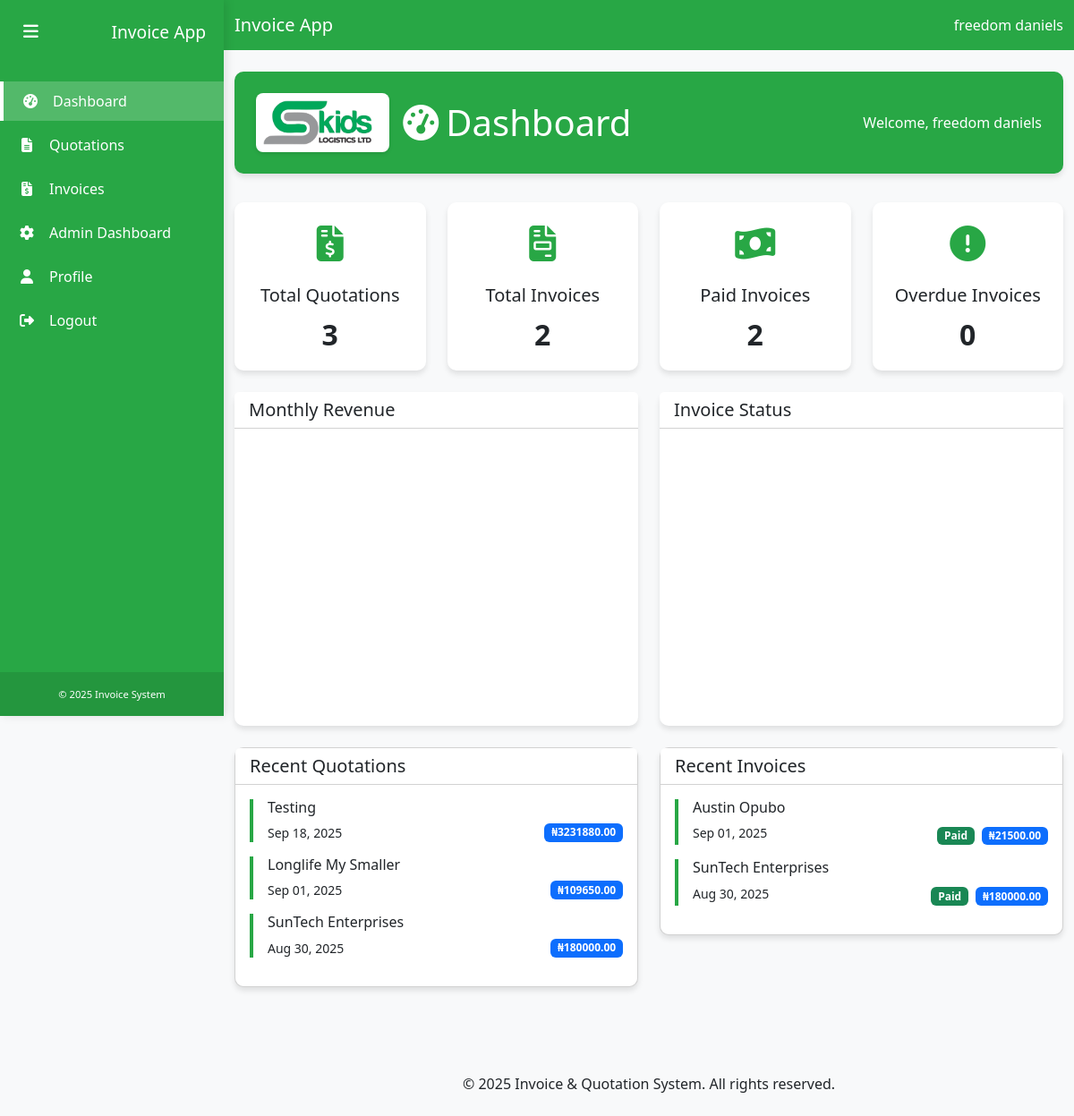
The app's page /dashboard/ (signed in) with its own data.
### users/models.py (models this page shows, shortened)
class CustomUser(AbstractUser):
    ROLE_CHOICES = (
        ('Admin', 'Admin'),
        ('User', 'User'),
    )
    email = models.EmailField(_('email address'), unique=True)
    role = models.CharField(max_length=10, choices=ROLE_CHOICES, default='User')
    profile_picture = models.ImageField(upload_to='profile_pics/', null=True, blank=True)
    USERNAME_FIELD = 'email'
    REQUIRED_FIELDS = ['first_name', 'last_name']
    objects = CustomUserManager()

### quotations/models.py (models this page shows, shortened)
class Quotation(models.Model):
    CURRENCY_CHOICES = [
        ('NGN', 'Nigerian Naira (₦)'),
        ('USD', 'US Dollar ($)'),
        ('EUR', 'Euro (€)'),
        ('GBP', 'British Pound (£)'),
        ('CAD', 'Canadian Dollar (C$)'),
        ('AUD', 'Australian Dollar (A$)'),
    ]
    user = models.ForeignKey(settings.AUTH_USER_MODEL, on_delete=models.CASCADE)
    quotation_number = models.CharField(max_length=100, verbose_name="Quotation Number", null=True, blank=True)
    client_name = models.CharField(max_length=255)
    rfq_number = models.CharField(max_length=100, blank=True, null=True, verbose_name="Request for Quotation Number")
    vessel_name = models.CharField(max_length=255, blank=True, null=True, verbose_name="Vessel Name")
    currency = models.CharField(max_length=3, choices=CURRENCY_CHOICES, default='NGN', verbose_name="Currency")
    items = models.ManyToManyField(Item)
    subtotal = models.DecimalField(max_digits=10, decimal_places=2)
    vat_percentage = models.DecimalField(max_digits=5, decimal_places=2, default=7.5)
    vat_amount = models.DecimalField(max_digits=10, decimal_places=2)
    total = models.DecimalField(max_digits=10, decimal_places=2)
    date_created = models.DateTimeField(default=timezone.now)
    notes = models.TextField(blank=True, null=True, verbose_name="Additional Notes")

### invoices/models.py (models this page shows, shortened)
class Invoice(models.Model):
    STATUS_CHOICES = (
        ('Pending', 'Pending'),
        ('Paid', 'Paid'),
        ('Overdue', 'Overdue'),
    )
    CURRENCY_CHOICES = [
        ('NGN', 'Nigerian Naira (₦)'),
        ('USD', 'US Dollar ($)'),
        ('EUR', 'Euro (€)'),
        ('GBP', 'British Pound (£)'),
        ('CAD', 'Canadian Dollar (C$)'),
        ('AUD', 'Australian Dollar (A$)'),
    ]
    user = models.ForeignKey(settings.AUTH_USER_MODEL, on_delete=models.CASCADE)
    invoice_number = models.CharField(max_length=100, verbose_name="Invoice Number", null=True, blank=True)
    client_name = models.CharField(max_length=255)
    currency = models.CharField(max_length=3, choices=CURRENCY_CHOICES, default='NGN', verbose_name="Currency")
    items = models.ManyToManyField(Item)
    subtotal = models.DecimalField(max_digits=10, decimal_places=2)
    vat_percentage = models.DecimalField(max_digits=5, decimal_places=2, default=7.5)
    vat_amount = models.DecimalField(max_digits=10, decimal_places=2)
    total = models.DecimalField(max_digits=10, decimal_places=2)
    date_created = models.DateTimeField(default=timezone.now)
    due_date = models.DateField()
    status = models.CharField(max_length=10, choices=STATUS_CHOICES, default='Pending')
    notes = models.TextField(blank=True, null=True)
    def is_overdue(self):
        return self.due_date < timezone.now().date() and self.status != 'Paid'

### users/views.py (the view)
# urls.py: path('dashboard/', views.dashboard, name='dashboard'),
@login_required
def dashboard(request):
    response = render(request, 'users/dashboard.html', get_dashboard_context(request))
    response['Cache-Control'] = 'no-cache, no-store, must-revalidate'
    response['Pragma'] = 'no-cache'
    response['Expires'] = '0'
    return response

### templates/users/dashboard.html (shortened to what this page needs)
{% extends 'base.html' %}
{% load static %}
{% block content %}
<div class="dashboard-header">
    <div class="row align-items-center">
        <div class="col-md-6">
            <div class="d-flex align-items-center">
                <div style="background: white; padding: 8px; border-radius: 8px; margin-right: 15px; box-shadow: 0 2px 4px rgba(0,0,0,0.1);">
                    <img src="{% static 'images/skids_logo.png' %}" alt="Skids Logistics Logo" style="height: 50px;">
                </div>
                <h1 class="mb-0"><i class="fas fa-tachometer-alt me-2"></i>Dashboard</h1>
            </div>
        </div>
        <div class="col-md-6 text-md-end">
            <p class="mb-0">Welcome, {{ user.get_full_name|default:user.email }}</p>
        </div>
    </div>
</div>
<div class="row mb-4">
    <div class="col-md-3 mb-4 mb-md-0">
        <div class="card stats-card">
            <div class="card-body text-center">
                <div class="stats-icon mb-3">
                    <i class="fas fa-file-invoice-dollar"></i>
                </div>
                <h5 class="card-title">Total Quotations</h5>
                <p class="stats-value mb-0">{{ quotation_count|default:"0" }}</p>
            </div>
        </div>
    </div>
    <div class="col-md-3 mb-4 mb-md-0">
        <div class="card stats-card">
            <div class="card-body text-center">
                <div class="stats-icon mb-3">
                    <i class="fas fa-file-invoice"></i>
                </div>
                <h5 class="card-title">Total Invoices</h5>
                <p class="stats-value mb-0">{{ invoice_count|default:"0" }}</p>
            </div>
        </div>
    </div>
    <div class="col-md-3 mb-4 mb-md-0">
        <div class="card stats-card">
            <div class="card-body text-center">
                <div class="stats-icon mb-3">
                    <i class="fas fa-money-bill-wave"></i>
                </div>
                <h5 class="card-title">Paid Invoices</h5>
                <p class="stats-value mb-0">{{ paid_count|default:"0" }}</p>
            </div>
        </div>
    </div>
    <div class="col-md-3">
        <div class="card stats-card">
            <div class="card-body text-center">
                <div class="stats-icon mb-3">
                    <i class="fas fa-exclamation-circle"></i>
                </div>
                <h5 class="card-title">Overdue Invoices</h5>
                <p class="stats-value mb-0">{{ overdue_count|default:"0" }}</p>
            </div>
        </div>
    </div>
</div>
<div class="row mb-4">
    <div class="col-md-6 mb-4 mb-md-0">
        <div class="card chart-card">
            <div class="card-header bg-white">
                <h5 class="mb-0">Monthly Revenue</h5>
            </div>
            <div class="card-body">
                <div id="revenue-chart" class="chart-3d-container"></div>
            </div>
        </div>
    </div>
    <div class="col-md-6">
        <div class="card chart-card">
            <div class="card-header bg-white">
                <h5 class="mb-0">Invoice Status</h5>
            </div>
            <div class="card-body">
                <div id="status-chart" class="chart-3d-container"></div>
            </div>
        </div>
    </div>
</div>
<div class="row">
    <div class="col-md-6 mb-4 mb-md-0">
        <div class="card">
            <div class="card-header bg-white">
                <h5 class="mb-0">Recent Quotations</h5>
            </div>
            <div class="card-body">
                {% if recent_quotations %}
                    {% for quotation in recent_quotations %}
                    <div class="recent-item">
                        <h6>{{ quotation.client_name }}</h6>
                        <div class="d-flex justify-content-between">
                            <small>{{ quotation.date_created|date:"M d, Y" }}</small>
                            <span class="badge bg-primary">₦{{ quotation.total }}</span>
                        </div>
                    </div>
                    {% endfor %}
                {% else %}
                    <p class="text-muted">No recent quotations</p>
                {% endif %}
            </div>
        </div>
    </div>
    <div class="col-md-6">
        <div class="card">
            <div class="card-header bg-white">
                <h5 class="mb-0">Recent Invoices</h5>
            </div>
            <div class="card-body">
                {% if recent_invoices %}
                    {% for invoice in recent_invoices %}
                    <div class="recent-item {{ invoice.status|lower }}">
                        <h6>{{ invoice.client_name }}</h6>
                        <div class="d-flex justify-content-between">
                            <small>{{ invoice.date_created|date:"M d, Y" }}</small>
                            <div>
                                <span class="badge {% if invoice.status == 'Paid' %}bg-success{% elif invoice.status == 'Overdue' %}bg-danger{% else %}bg-warning{% endif %}">{{ invoice.status }}</span>
                                <span class="badge bg-primary ms-1">₦{{ invoice.total }}</span>
                            </div>
                        </div>
                    </div>
                    {% endfor %}
                {% else %}
                    <p class="text-muted">No recent invoices</p>
                {% endif %}
            </div>
        </div>
    </div>
</div>
{% endblock %}

### templates/base.html (shortened to what this page needs)
{% load static %}
<!DOCTYPE html>
<html lang="en">
<head>
    <link href="https://cdn.jsdelivr.net/npm/bootstrap@5.3.0/dist/css/bootstrap.min.css" rel="stylesheet">
    <link rel="stylesheet" href="https://cdnjs.cloudflare.com/ajax/libs/font-awesome/6.4.0/css/all.min.css">
</head>
<body>
    {% if user.is_authenticated %}
    <div class="sidebar" id="sidebar">
        <div class="sidebar-header d-flex align-items-center">
            <button class="sidebar-toggle" id="sidebarToggle">
                <i class="fas fa-bars"></i>
            </button>
            <h3 class="m-0">Invoice App</h3>
        </div>
        <ul class="sidebar-menu">
            <li>
                <a href="{% url 'dashboard' %}">
                    <i class="fas fa-tachometer-alt"></i>
                    <span>Dashboard</span>
                </a>
            </li>
            <li>
                <a href="{% url 'quotation_list' %}">
                    <i class="fas fa-file-alt"></i>
                    <span>Quotations</span>
                </a>
            </li>
            <li>
                <a href="{% url 'invoice_list' %}">
                    <i class="fas fa-file-invoice-dollar"></i>
                    <span>Invoices</span>
                </a>
            </li>
            {% if user.is_staff %}
            <li>
                <a href="{% url 'admin_dashboard' %}">
                    <i class="fas fa-cog"></i>
                    <span>Admin Dashboard</span>
                </a>
            </li>
            {% endif %}
            <li>
                <a href="{% url 'profile' %}">
                    <i class="fas fa-user"></i>
                    <span>Profile</span>
                </a>
            </li>
            <li>
                <a href="{% url 'logout' %}">
                    <i class="fas fa-sign-out-alt"></i>
                    <span>Logout</span>
                </a>
            </li>
        </ul>
        <div class="sidebar-footer">
            <small>&copy; {% now "Y" %} Invoice System</small>
        </div>
    </div>
    <div class="main-content" id="mainContent">
        <div class="top-nav">
            <nav class="navbar navbar-expand-lg navbar-dark">
                <div class="container-fluid">
                    <a class="navbar-brand d-flex align-items-center" href="/">
                        Invoice App
                    </a>
                    <div class="ms-3">
                        <span class="text-white">{{ user.get_full_name|default:user.email }}</span>
                    </div>
                </div>
            </nav>
        </div>
        <div class="container my-4">
    {% else %}
    <div class="container my-4">
    {% endif %}
        {% block content %}{% endblock %}
    </div>
    <footer class="bg-light py-4 mt-5">
        <div class="container text-center">
            <p class="mb-0">&copy; {% now "Y" %} Invoice & Quotation System. All rights reserved.</p>
        </div>
    </footer>
    <link rel="stylesheet" href="{% static 'css/sidebar.css' %}">
</body>
</html>

### static/css/sidebar.css (style rules this page uses)
.sidebar { position: fixed; top: 0; left: 0; height: 100vh; width: 250px; background-color: var(--primary-color); color: white; transition: all 0.3s; z-index: 1000; box-shadow: 3px 0 10px rgba(0, 0, 0, 0.1); overflow-y: auto; }
.sidebar-header { padding: 20px; display: flex; align-items: center; justify-content: space-between; }
.sidebar-header h3 { margin: 0; font-size: 1.2rem; white-space: nowrap; overflow: hidden; }
.sidebar-toggle { cursor: pointer; background: transparent; border: none; color: white; font-size: 1.2rem; }
.sidebar-menu { padding: 0; list-style: none; margin-top: 20px; }
.sidebar-menu li { margin-bottom: 5px; }
.sidebar-menu a { display: flex; align-items: center; padding: 10px 20px; color: white; text-decoration: none; transition: all 0.3s; }
.sidebar-menu a.active { background-color: rgba(255, 255, 255, 0.2); border-left: 4px solid white; }
.sidebar-menu i { margin-right: 15px; width: 20px; text-align: center; }
.sidebar-footer { position: absolute; bottom: 0; width: 100%; padding: 15px; background-color: rgba(0, 0, 0, 0.1); font-size: 0.8rem; text-align: center; }
.main-content { margin-left: 250px; transition: all 0.3s; min-height: 100vh; display: flex; flex-direction: column; }

### templates/base.html (style rules this page uses)
:root { --primary-color: #28a745; --secondary-color: #B2BEB5; }
body { font-family: 'Segoe UI', Tahoma, Geneva, Verdana, sans-serif; background-color: #f8f9fa; }
.navbar { background-color: var(--primary-color); }
.navbar-brand, .navbar-nav .nav-link { color: white; }
.card { border-radius: 10px; box-shadow: 0 4px 6px rgba(0, 0, 0, 0.1); transition: transform 0.3s ease; }

### templates/users/dashboard.html (style rules this page uses)
.dashboard-header { background-color: var(--primary-color); color: white; border-radius: 10px; padding: 1.5rem; margin-bottom: 2rem; box-shadow: 0 4px 6px rgba(0, 0, 0, 0.1); }
.stats-card { border: none; border-radius: 10px; box-shadow: 0 4px 6px rgba(0, 0, 0, 0.1); transition: transform 0.3s ease; height: 100%; }
.stats-icon { font-size: 2.5rem; color: var(--primary-color); }
.stats-value { font-size: 2rem; font-weight: bold; }
.chart-card { border: none; border-radius: 10px; box-shadow: 0 4px 6px rgba(0, 0, 0, 0.1); height: 100%; }
.recent-item { border-left: 4px solid var(--primary-color); padding-left: 1rem; margin-bottom: 1rem; }
.recent-item.paid { border-left-color: #28a745; }
.chart-3d-container { height: 300px; width: 100%; }

### records on screen
CustomUser: get_full_name "freedom daniels"
Quotation: client_name "Testing", date_created "Sep 18, 2025", total "3231880.00"
Quotation: client_name "Longlife My Smaller", date_created "Sep 01, 2025", total "109650.00"
Quotation: client_name "SunTech Enterprises", date_created "Aug 30, 2025", total "180000.00"
Invoice: client_name "Austin Opubo", date_created "Sep 01, 2025", status "Paid", total "21500.00"
Invoice: client_name "SunTech Enterprises", date_created "Aug 30, 2025", status "Paid", total "180000.00"

### other values on screen
{{ quotation_count|default:"0" }} "3"
{{ invoice_count|default:"0" }} "2"
{{ paid_count|default:"0" }} "2"
{{ overdue_count|default:"0" }} "0"
